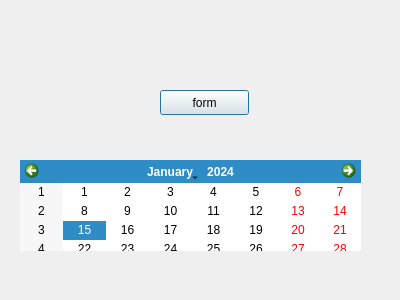
<?xml version="1.0" encoding="UTF-8"?>
<ui version="4.0">
 <class>myDialog</class>
 <widget class="QDialog" name="myDialog">
  <property name="geometry">
   <rect>
    <x>0</x>
    <y>0</y>
    <width>400</width>
    <height>300</height>
   </rect>
  </property>
  <property name="windowTitle">
   <string>Dialog</string>
  </property>
  <widget class="QPushButton" name="pushButton">
   <property name="geometry">
    <rect>
     <x>160</x>
     <y>90</y>
     <width>89</width>
     <height>25</height>
    </rect>
   </property>
   <property name="text">
    <string>form</string>
   </property>
  </widget>
  <widget class="QCalendarWidget" name="calendarWidget">
   <property name="geometry">
    <rect>
     <x>20</x>
     <y>160</y>
     <width>341</width>
     <height>91</height>
    </rect>
   </property>
  </widget>
 </widget>
 <resources/>
 <connections/>
</ui>
